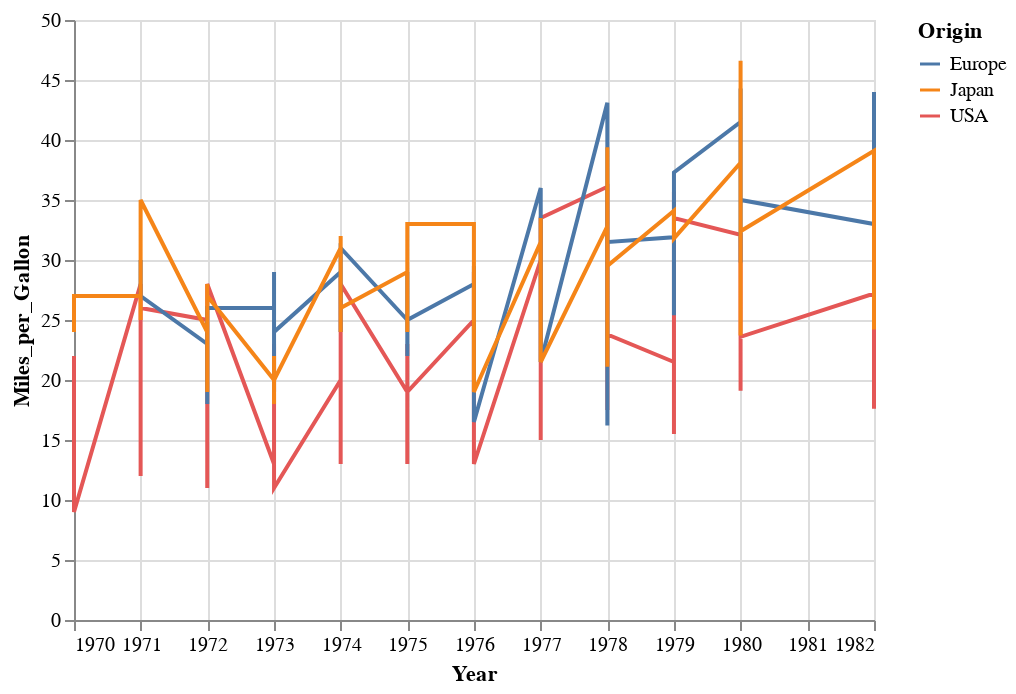

This figure's notebook cell:
### Markdown cell above
Vi kan også plotte utviklingen som linjer.

### Code cell
alt.Chart(df).mark_line().encode(
    color='Origin',
    y='Miles_per_Gallon',
    x='Year'
)

### Figure 1 — Vega-Lite specification as saved in the notebook (floating-point values rounded to 4 significant figures; data arrays with more than 128 entries replaced by an {"elided": "..."} marker saying what was removed)
{"$schema": "https://vega.github.io/schema/vega-lite/v2.6.0.json", "config": {"view": {"height": 300, "width": 400}}, "data": {"name": "data-f02450ab61490a1363517a0190416235"}, "datasets": {"data-f02450ab61490a1363517a0190416235": {"elided": "406 records"}}, "encoding": {"color": {"field": "Origin", "type": "nominal"}, "x": {"field": "Year", "type": "temporal"}, "y": {"field": "Miles_per_Gallon", "type": "quantitative"}}, "mark": "line"}
